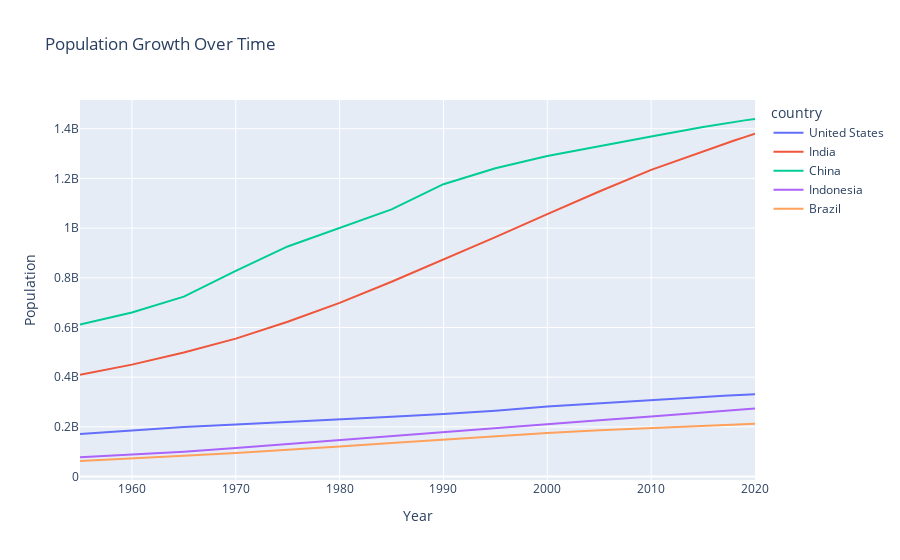

The notebook cell this image was saved under:
### Markdown cell above
# 1 Lineplot

### Code cell
fig = px.line(df_pivot,
              x=df_pivot.index,
              y=df_pivot.columns,
              labels={
                "value": "Population",
                "year": "Year"
                     },
              title="Population Growth Over Time")
fig.show()

### Figure 1 — Plotly figure (JSON) as saved in the notebook; plotly's stock layout.template omitted (floating-point values rounded to 4 significant figures)
{"data": [{"hovertemplate": "country=United States<br>Year=%{x}<br>Population=%{y}<extra></extra>", "legendgroup": "United States", "line": {"color": "#636efa", "dash": "solid"}, "marker": {"symbol": "circle"}, "mode": "lines", "name": "United States", "orientation": "v", "showlegend": true, "type": "scatter", "x": [1955, 1960, 1965, 1970, 1975, 1980, 1985, 1990, 1995, 2000, 2005, 2010, 2015, 2016, 2017, 2018, 2019, 2020], "xaxis": "x", "y": [171685336, 186720571, 199733676, 209513341, 219081251, 229476354, 240499825, 252120309, 265163745, 281710909, 294993511, 309011475, 320878310, 323015995, 325084756, 327096265, 329064917, 331002651], "yaxis": "y"}, {"hovertemplate": "country=India<br>Year=%{x}<br>Population=%{y}<extra></extra>", "legendgroup": "India", "line": {"color": "#EF553B", "dash": "solid"}, "marker": {"symbol": "circle"}, "mode": "lines", "name": "India", "orientation": "v", "showlegend": true, "type": "scatter", "x": [1955, 1960, 1965, 1970, 1975, 1980, 1985, 1990, 1995, 2000, 2005, 2010, 2015, 2016, 2017, 2018, 2019, 2020], "xaxis": "x", "y": [409880595, 450547679, 499123324, 555189792, 623102897, 698952844, 784360008, 873277798, 963922588, 1056575549, 1147609927, 1234281170, 1310152403, 1324517249, 1338676785, 1352642280, 1366417754, 1380004385], "yaxis": "y"}, {"hovertemplate": "country=China<br>Year=%{x}<br>Population=%{y}<extra></extra>", "legendgroup": "China", "line": {"color": "#00cc96", "dash": "solid"}, "marker": {"symbol": "circle"}, "mode": "lines", "name": "China", "orientation": "v", "showlegend": true, "type": "scatter", "x": [1955, 1960, 1965, 1970, 1975, 1980, 1985, 1990, 1995, 2000, 2005, 2010, 2015, 2016, 2017, 2018, 2019, 2020], "xaxis": "x", "y": [612241554, 660408056, 724218968, 827601394, 926240885, 1000089235, 1075589361, 1176883674, 1240920535, 1290550765, 1330776380, 1368810615, 1406847870, 1414049351, 1421021791, 1427647786, 1433783686, 1439323776], "yaxis": "y"}, {"hovertemplate": "country=Indonesia<br>Year=%{x}<br>Population=%{y}<extra></extra>", "legendgroup": "Indonesia", "line": {"color": "#ab63fa", "dash": "solid"}, "marker": {"symbol": "circle"}, "mode": "lines", "name": "Indonesia", "orientation": "v", "showlegend": true, "type": "scatter", "x": [1955, 1960, 1965, 1970, 1975, 1980, 1985, 1990, 1995, 2000, 2005, 2010, 2015, 2016, 2017, 2018, 2019, 2020], "xaxis": "x", "y": [77273425, 87751068, 100267062, 114793178, 130680727, 147447836, 164982451, 181413402, 196934260, 211513823, 226289470, 241834215, 258383256, 261556381, 264650963, 267670543, 270625568, 273523615], "yaxis": "y"}, {"hovertemplate": "country=Brazil<br>Year=%{x}<br>Population=%{y}<extra></extra>", "legendgroup": "Brazil", "line": {"color": "#FFA15A", "dash": "solid"}, "marker": {"symbol": "circle"}, "mode": "lines", "name": "Brazil", "orientation": "v", "showlegend": true, "type": "scatter", "x": [1955, 1960, 1965, 1970, 1975, 1980, 1985, 1990, 1995, 2000, 2005, 2010, 2015, 2016, 2017, 2018, 2019, 2020], "xaxis": "x", "y": [62533919, 72179226, 83373530, 95113265, 107216205, 120694009, 135274080, 149003223, 162019896, 174790340, 186127103, 195713635, 204471769, 206163053, 207833823, 209469323, 211049527, 212559417], "yaxis": "y"}], "layout": {"legend": {"title": {"text": "country"}, "tracegroupgap": 0}, "title": {"text": "Population Growth Over Time"}, "xaxis": {"anchor": "y", "domain": [0, 1], "title": {"text": "Year"}}, "yaxis": {"anchor": "x", "domain": [0, 1], "title": {"text": "Population"}}}}
